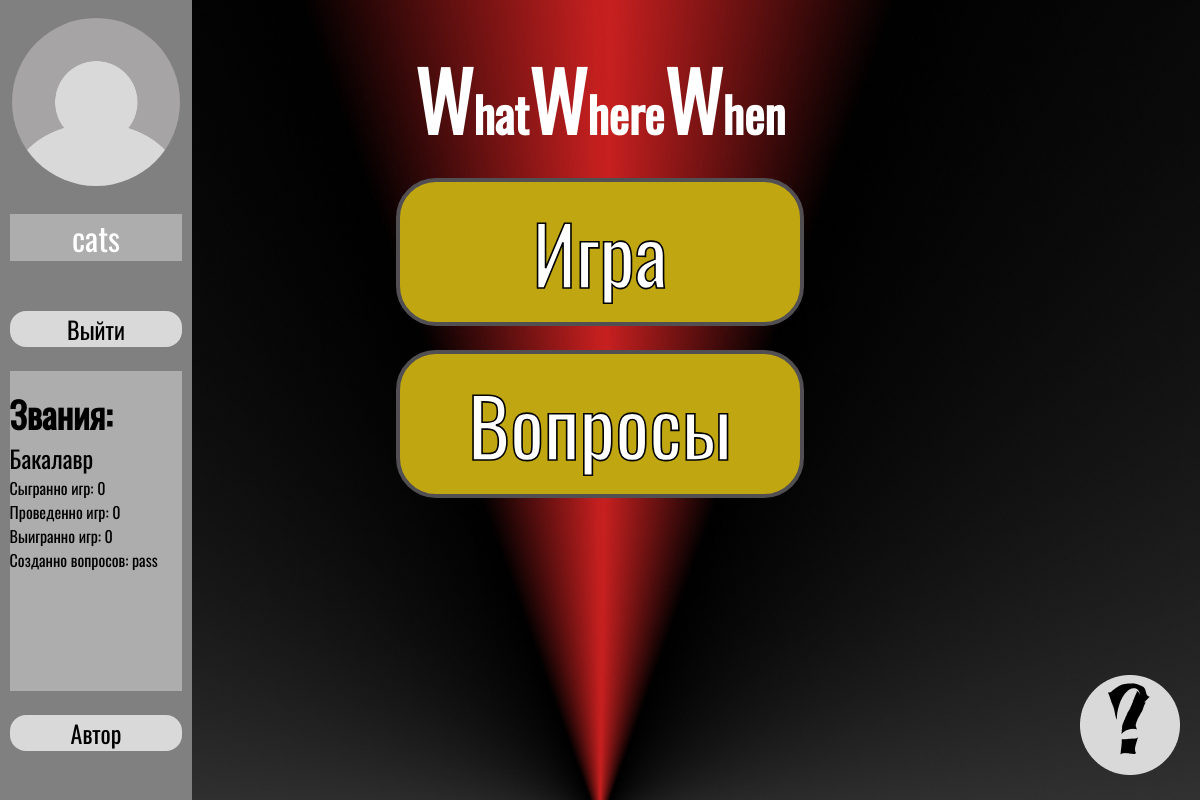
The app's page / (signed in), older data.
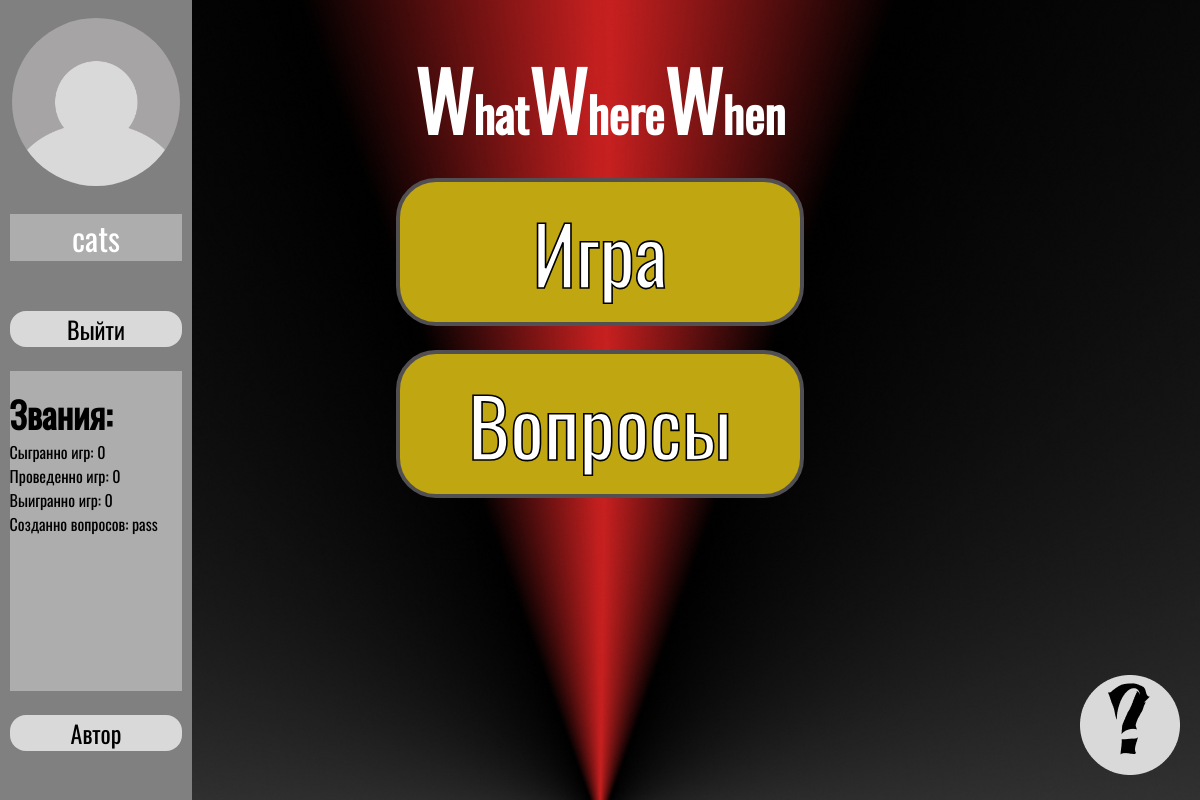
The same page, newer data.
### registration/models.py (models this page shows, shortened)
class Users(AbstractBaseUser, PermissionsMixin):
    ID = models.BigAutoField(primary_key=True)
    login = models.CharField(max_length=50)
    email = models.EmailField(max_length=150, unique=True)
    picture = models.ImageField(upload_to='IMG/Users', blank=True, null=True)
    played_games = models.BigIntegerField(default=0)
    leader_games = models.BigIntegerField(default=0)
    win_games = models.BigIntegerField(default=0)
    is_active = models.BooleanField(default=True)
    last_activity = models.DateTimeField(default=timezone.now)
    is_root = models.BooleanField(default=False)
    is_moder = models.BooleanField(default=False)
    is_admin = models.BooleanField(default=False)
    is_staff = models.BooleanField(default=False)
    objects = CustomUserManager()
    USERNAME_FIELD = 'email'
    REQUIRED_FIELDS = []
    class Meta:
        verbose_name = 'Пользователь'
        verbose_name_plural = 'Пользователи'

class Users_and_Titles(models.Model):
    id = models.BigAutoField(primary_key=True)
    users = models.ForeignKey(Users, on_delete=models.CASCADE, related_name='Users')
    titles_units = models.ForeignKey(Titles, on_delete=models.CASCADE, related_name='Titles')
    class Meta:
        verbose_name = 'Связь'
        verbose_name_plural = 'Связи'

class Titles(models.Model):
    id = models.BigAutoField( primary_key=True)
    titles_name = models.CharField( max_length=50, unique=True)
    titles_description = models.TextField()
    class Meta:
        verbose_name = 'Звание'
        verbose_name_plural = 'Звания'

### registration/views.py (the view)
# urls.py: path('', views.menu, name="Menu"),
def menu(request):
    titles = Titles.objects.all()
    users_and_titles = Users_and_Titles.objects.select_related('users', 'titles_units').all()
    context = {
        'titles': titles,
        'users_and_titles': users_and_titles,
        'user_active': get_active_users(),
        'user_count': Users.objects.count(),
    }
    return render(request, "registration/main_page.html", context)

### registration/def_help.py (called while the page is built)
def get_active_users():
    time_threshold = timezone.now() - timedelta(minutes=5)
    return Users.objects.filter(last_activity__gte=time_threshold).count()

### registration/templates/registration/main_page.html (shortened to what this page needs)
{% load static %}
<!DOCTYPE html>
<html lang="ru">
<head>
    <link rel="stylesheet" href="{% static 'registration/css/main.css' %}">
</head>
<body>
    <div id="profile">
        {% if request.user.is_authenticated %}
            {% if user.picture %}
                <div id="image"><img class="change" id="IMG" alt="Фото профиля" src="{{ user.picture.url }}"></div>
            {% else %}
                <div id="image"><img class="change" id="IMG" alt="Фото профиля" src="{% static 'registration/img/Avatar.png' %}"></div>
            {% endif %}
            <div id="nick_name" class="change dynamic-text">{{user.login}}</div>
            <div id="exit" class="profile_button"><a style="text-decoration: none; color: inherit; color: inherit;" href="{% url 'Log_Out' %}">Выйти</a></div>
            <div id="Rank_scroll" >
                <ul class="achievements_list" style="list-style: none; padding-left:0;">
                    <div id="achievement_name"><b>Звания:</b></div>
                    {% for user_title in users_and_titles %}
                        {% if user.login == user_title.users.login %}
                        <li class="achievement" data-title="{{ user_title.titles_units.titles_description }}">{{ user_title.titles_units.titles_name }}</li>
                        {% endif %}
                    {% endfor %}
                    <li class="line_scroll" id="played_games">Сыгранно игр: {{user.played_games}}</li>
                    <li class="line_scroll" id="leader_games">Проведенно игр: {{user.leader_games}}</li>
                    <li class="line_scroll" id="win_games">Выигранно игр: {{user.win_games}}</li>
                    <li class="line_scroll" id="questions_create">Созданно вопросов: pass</li>
                </ul>
            </div>
            <div id="author" class="profile_button"><a style="text-decoration: none; color: inherit; color: inherit;" href="#">Автор</a></div>
        {% endif %}
    </div>
    <div class="container">
        <h2 id="name"><b class="W">W</b>hat<b class="W">W</b>here<b class="W">W</b>hen</h2>
        <div id="button">
            <div id="game" class="main_button" >Игра</div>
            <div id="questions" class="main_button">Вопросы</div>
        </div>
    </div>
    <div id="hint"><a href="https://translate.yandex.ru/"><img  alt="?" src="{% static 'registration/img/hint.png' %}"></a></div>
</body>
</html>

### registration/static/registration/css/main.css (style rules this page uses)
body { font-family: 'Oswald', sans-serif; padding: 0; margin: 0; height: 100vh; background-image: url('../img/background.png'); background-size: cover; background-position: center; background-repeat: no-repeat; }
.container { height: 100%; width: 100vw; display: flex; flex-direction: column; align-items: center; height: 100%; }
#name { width: 100vw; text-align: center; font-family: 'Oswald', sans-serif; color: white; font-size: 6vh; margin-bottom: 20px; }
.W { font-size: 10vh; }
#button { color: white; display: flex; flex-direction: column; }
.main_button { font-family: 'Oswald', sans-serif; font-size: 10vh; -webkit-text-stroke: 0.2vh black; margin-bottom: 3vh; border: 0.6vh solid #524F52; background-color: #C0A610; text-align: center; border-radius: 5vh; cursor: pointer; display: flex; justify-content: center; align-items: center; user-select: none; width: 33vw; height: 11.5vw; min-width: 400px; min-height: 140px; transition: .5s; }
#profile { display: flex; justify-content: flex-start; align-items: center; flex-direction: column; position: absolute; height: 100vh; width: 16vw; background-color: gray; overflow: hidden; }
#image { margin-top: 2vh; width: 90%; height: auto; display: flex; justify-content: center; align-items: center; }
#IMG { width: 14vw; height: 14vw; object-fit: cover; border-radius: 50%; }
#nick_name { font-family: 'Oswald', sans-serif; background-color: rgba(217, 217, 217, 0.5); color: white; margin-top: 3vh; width: 90%; text-align: center; height: auto; font-size: 4vh; margin-bottom: 3vh; }
.profile_button { margin-top: 3vh; background-color: rgba(217, 217, 217, 1); cursor: pointer; width: 90%; height: 3vw; border-radius: 2vh; text-align: center; font-size: 2vw; transition: .5s; }
#Rank_scroll { margin-top: 3vh; overflow-y: auto; overflow-x: hidden; width: 90%; height: 40%; background-color: rgba(217, 217, 217, 0.5); }
#hint { position: fixed; bottom: 20px; right: 20px; z-index: 1000; cursor: pointer; }
.change { border: 2px solid gray; cursor: pointer; }
#achievement_name { font-size: 3vw; }

Row changes from the older to the newer data that the page shows:
removed Users_and_Titles: titles_units.titles_name "Бакалавр"
